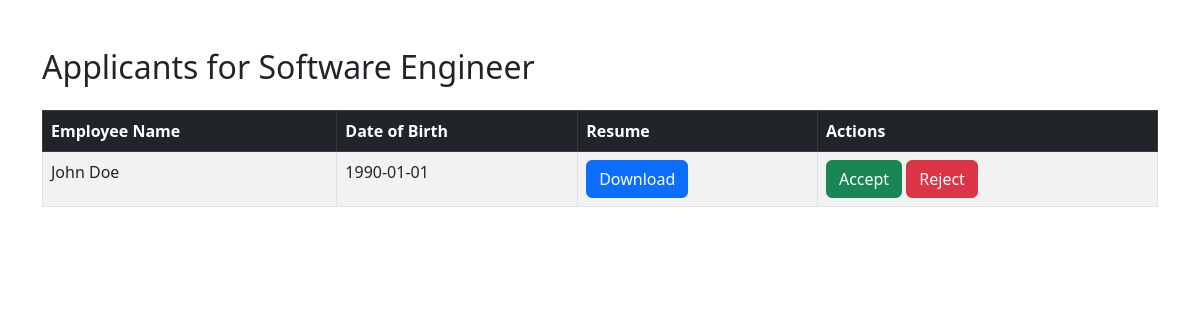
/CareerQuest/source_code/php/view_applicants.php?job_id=3 (signed in), run on the app's committed database.
### tables this page shows
CREATE TABLE `postajob` (
  `job_id` int(11) NOT NULL,
  `job_position` varchar(100) NOT NULL,
  `job_location` varchar(50) NOT NULL,
  `job_description` text NOT NULL,
  `job_type` varchar(20) NOT NULL,
  `company_no` int(11) NOT NULL
);

CREATE TABLE `employee_job` (
  `inc_no` int(11) NOT NULL,
  `emp_no` int(11) NOT NULL,
  `job_id` int(11) NOT NULL,
  `name` varchar(255) NOT NULL,
  `dob` date DEFAULT NULL,
  `resume` varchar(255) NOT NULL,
  `ar_val` int(11) NOT NULL
);

### CareerQuest/source_code/php/view_applicants.php (the view, shortened to what this page needs)
<?php
include '_dbconnect.php';
if (isset($_GET['job_id'])) {
  $job_id = $_GET['job_id'];
  $job_query = "SELECT job_position FROM postajob WHERE job_id = '$job_id'";
  $job_result = mysqli_query($conn, $job_query);
  if ($job_row = mysqli_fetch_assoc($job_result)) {
    $job_title = $job_row['job_position'];
  }
  $sql = "SELECT ej.emp_no, ej.name, ej.dob, ej.resume, ej.ar_val
          FROM employee_job ej
          WHERE ej.job_id = '$job_id' AND ej.ar_val = 0";
  $result = mysqli_query($conn, $sql);
}
?>
<!DOCTYPE html>
<html lang="en">
<head>
  <link href="https://cdn.jsdelivr.net/npm/bootstrap@5.3.0/dist/css/bootstrap.min.css" rel="stylesheet">
</head>
<body>
  <div class="container mt-5">
    <h2 class="mb-4">Applicants for <?php echo $job_title; ?></h2>
    <table class="table table-striped table-bordered">
      <thead class="table-dark">
        <tr>
          <th scope="col">Employee Name</th>
          <th scope="col">Date of Birth</th>
          <th scope="col">Resume</th>
          <th scope="col">Actions</th>
        </tr>
      </thead>
      <tbody>
        <?php
        while ($row = mysqli_fetch_assoc($result)) {
          echo '<tr>';
          echo '<td>' . $row['name'] . '</td>';
          echo '<td>' . $row['dob'] . '</td>';
          echo '<td><a href="' . $row['resume'] . '" class="btn btn-primary" target="_blank">Download</a></td>';
          echo '<td>
                  <a href="change_status.php?job_id=' . $job_id . '&emp_no=' . $row['emp_no'] . '&val=1" class="btn btn-success">Accept</a>
                  <a href="change_status.php?job_id=' . $job_id . '&emp_no=' . $row['emp_no'] . '&val=-1" class="btn btn-danger">Reject</a>
                </td>';
          echo '</tr>';
        }
        ?>
      </tbody>
    </table>
  </div>
</body>
</html>

### data on the page
postajob: job_position "Software Engineer"
employee_job: name "John Doe", dob "1990-01-01"
